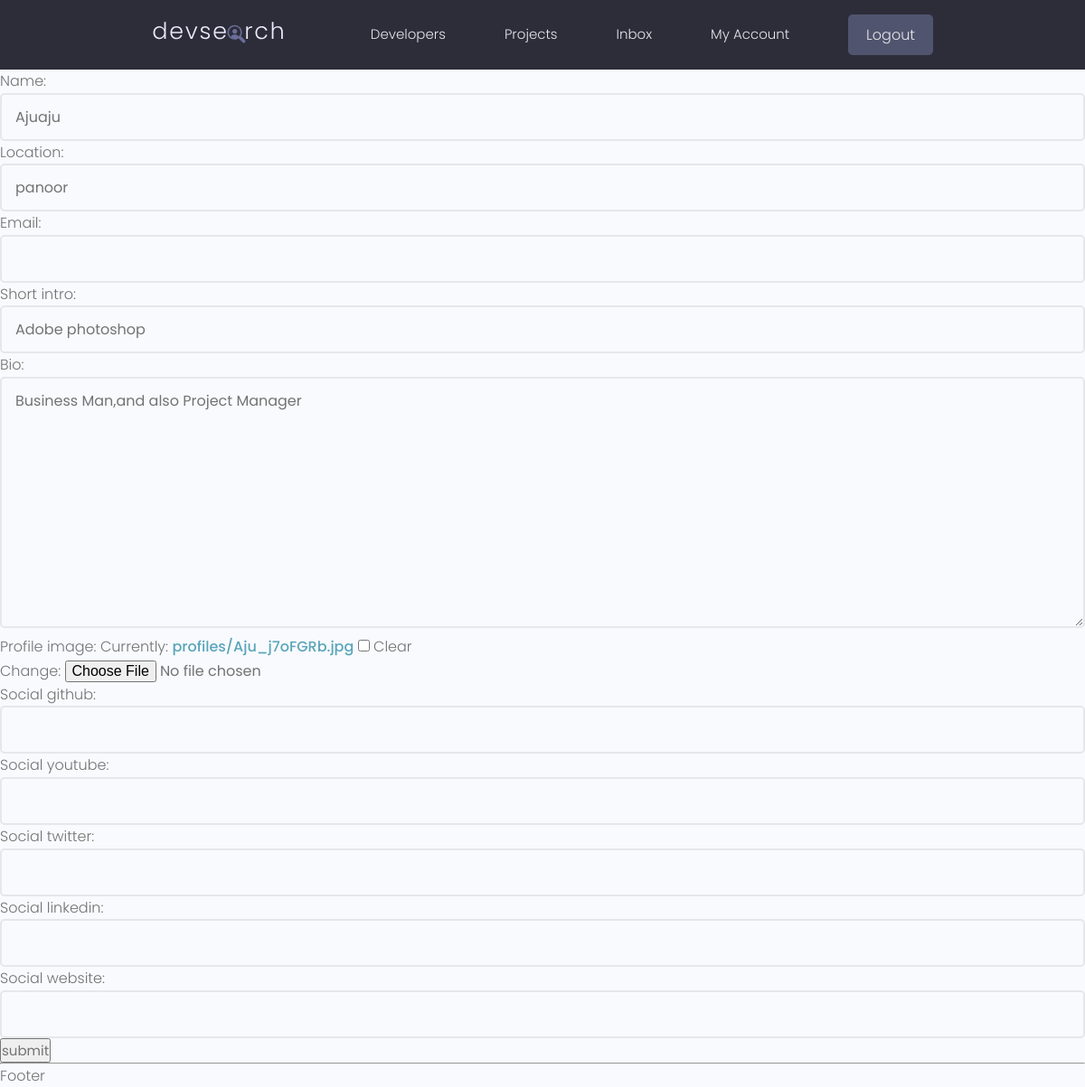
/edit-account/ (signed in), run on the app's committed database.
### Users/models.py (models this page shows, shortened)
class Profile(models.Model):
    user = models.OneToOneField(User,on_delete=models.CASCADE,null=True,blank=True)
    name = models.CharField(max_length=200,null=True,blank=True)
    username = models.CharField(max_length=200,null=True,blank=True)
    location = models.CharField(max_length=200,null=True,blank=True)
    email =models.EmailField(null=True,blank=True)
    short_intro = models.CharField(max_length=1000,null=True,blank=True)
    bio = models.TextField(null=True,blank=True)
    profile_image = models.ImageField(upload_to='profiles/',null=True,blank=True,default='profiles/user.png')
    social_github = models.CharField(max_length=2000,null=True,blank=True)
    social_twitter = models.CharField(max_length=2000,null=True,blank=True)
    social_youtube = models.CharField(max_length=2000,null=True,blank=True)
    social_linkedin = models.CharField(max_length=2000,null=True,blank=True)
    social_website = models.CharField(max_length=2000,null=True,blank=True)

### Users/views.py (the view, shortened to what this page needs)
# urls.py: path('edit-account/',views.editAccount,name='edit-account'),
def editAccount(request):
    profile = request.user.profile
    form = ProfileForm(instance=profile)
    context = {
        'form':form,
    }
    return render(request,'users/profile-form.html',context)

### Users/forms.py
class ProfileForm(ModelForm):
    class Meta:
        model = Profile
        fields = ['name','location','email','short_intro','bio','profile_image',
                  'social_github', 'social_youtube','social_twitter','social_linkedin','social_website']
    def __init__(self,*args,**kwargs):
        super().__init__(*args,**kwargs)
        for label,field in self.fields.items():
            field.widget.attrs.update({
                    'class':'input'
                },)

### Users/templates/users/profile-form.html (shortened to what this page needs)
{% extends 'main.html' %}
{% block content %}
<form action="" method="post" enctype="multipart/form-data">
    {{form.as_p}}
    <input type="submit" value="submit">
</form>
{% endblock %}

### static/styles/app.css (style rules this page uses)
:root { --color-sub: #2d2d39; }

### static/uikit/styles/modules/_variables.css (style rules this page uses)
:root { --color-main: #5aa5b9; --color-main-light: #e6faff; --color-sub: #3f4156; --color-sub-light: #51546e; --color-sub-lighter: #ededfd; --color-text: #737373; --color-gray: #8b8b8b; --color-light: #e5e7eb; --color-light-gray: #767676; --color-bg: #f8fafd; --color-white: #fffefd; --color-white-light: #f3f3f3; --color-success: #359e64; --color-success-bg: #def8e8; --color-error: #fc4b0b; --color-error-bg: #fff2ee; --font-base: 'Poppins', arial, helvetica, 'Segoe UI', roboto, ubuntu, sans-serif; --font-monospace: 'Fira Code', 'Courier New', courier, monospace; --font-regular: 300; --font-medium: 500; --font-bold: 700; --generic-shadow: 1px 1px 5px #00000010; --generic-transition: all 0.3s ease-in-out; }

### static/uikit/styles/modules/_base.css (style rules this page uses)
* { margin: 0; padding: 0; box-sizing: border-box; text-rendering: optimizeLegibility; color: inherit; font-size: inherit; }
html { font-size: 50%; }
@media only screen and (min-width: 480px) { html { font-size: 56.25%; } }
@media only screen and (min-width: 1200px) { html { font-size: 62.5%; } }
body { line-height: 1.6; font-weight: 400; font-size: 1.5rem; color: var(--color-text); background-color: var(--color-bg); min-height: 100vh; }

### static/uikit/styles/modules/_typography.css (style rules this page uses)
* { font-family: var(--font-base); }
p, span, strong { font-size: 1.6rem; color: var(--color-text); font-weight: var(--font-regular); }
a { padding-bottom: 2px; text-decoration: none; display: inline-block; color: var(--color-main); font-weight: var(--font-medium); }

### static/uikit/styles/modules/_form.css (style rules this page uses)
input.input[type='text'], input.input[type='email'], input.input[type='password'], input.input[type='number'], select.input, textarea.input { min-width: 24rem; width: 100%; padding: 1.2rem 1.5rem; border-radius: 0.5rem; border: 2px solid var(--color-light); transition: all 0.3s ease-in-out; background-color: var(--color-bg); }

### data on the page
Profile: name "Ajuaju", location "panoor", short_intro "Adobe photoshop", bio "Business Man,and also Project Manager"
